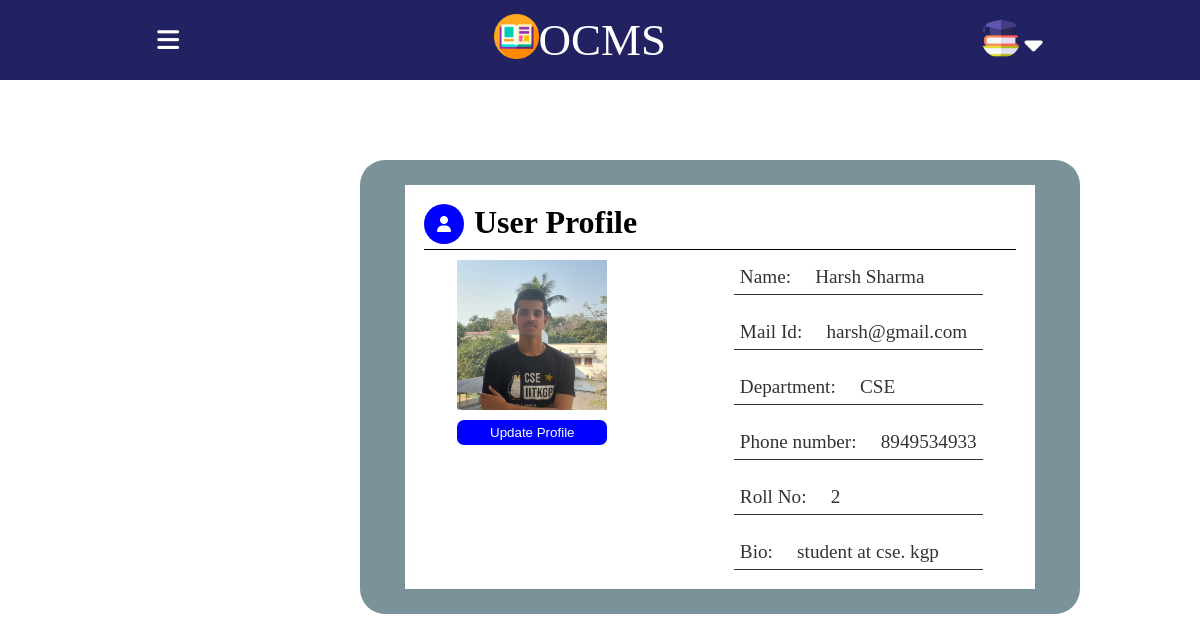
The app's page /studentProfile/ (signed in) with its own data.
### base/models.py (models this page shows, shortened)
class Student(models.Model):
    user = models.OneToOneField(User,on_delete=models.CASCADE,primary_key=True,related_name='Student')
    roll_no = models.CharField(max_length=50, null=True)
    name=models.CharField(max_length=250)
    email = models.EmailField(null=False)
    department=models.CharField(max_length=250 ,null=True)
    rooms=models.ManyToManyField(Room,related_name="student_rooms",blank=True)
    bio = models.TextField(null=True)
    phone = models.IntegerField(null=True)
    notices=models.ManyToManyField(Notice,related_name="student_notices",blank=True)
    avatar = models.ImageField(null=True, default="avatar.svg")
    class Meta:
        ordering = ['roll_no']

### base/views.py (the view)
# urls.py: path('studentProfile/',views.studentProfile,name='studentProfile'),
def studentProfile(request):
    Student_User=get_object_or_404(Student,user=request.user)
    dict={'img':Student_User.avatar,
          'roll_no':Student_User.roll_no,
          'name':Student_User.name,
          'Dep':Student_User.department,
          'mail_id':Student_User.email,
          'bio':Student_User.bio,
          'phone':Student_User.phone
          }
    return render(request,'base/studentProfile.html',dict)

### base/templates/base/studentProfile.html (shortened to what this page needs)
{% load static %}
<!DOCTYPE html>
<html lang="en">
<head>
    <link rel="stylesheet" href="{% static 'styles/ProfessorProfile.css' %}">
</head>
<body>
    <div class="nav">
        <i id="dropdown" class=" dropdown fa-solid fa-bars"></i>
     <div class="logo"><img src="{% static 'images/1414305.png' %}" class="img">
        <p style="font-size: 45px;">OCMS</p></div>
        <div class="profile">
            <img src="{% static 'images/4430487.png' %}" class="pic">
            <i class="dropdowm-icon fa-solid fa-caret-down"></i>
        </div>
    </div>
    <div class="wrapper7">
        <div class="content">
            <div class="line1">
            <div class="iconcontainer">
                <i class="myicon fa-solid fa-user fa-flip"></i>
            </div>
            <h1>User Profile</h1>
        </div>
        <div class="herocontainer">
        <div class="leftpart">
            <img src="{{img.url}}" class="userpic">
            <button id="updatebn" ><a class="a" href="{% url 'studentprofileupdate' %}">Update Profile</a></button>
        </div>
        <div class="rightpart">
          <ul>
            <li>
                <Span class="s">Name</Span>
                <span class="youwillgive">&nbsp;&nbsp;&nbsp;&nbsp;{{name}}</span>
            </li>
            <li>
                <Span class="s">Mail Id</Span>
                <span class="youwillgive">&nbsp;&nbsp;&nbsp;&nbsp;{{mail_id}}</span>
            </li>
            <li>
                <Span class="s">Department</Span>
                <span class="youwillgive">&nbsp;&nbsp;&nbsp;&nbsp;{{Dep}}</span>
            </li>
            <li>
                <Span class="s">Phone number</Span>
                <span class="youwillgive">&nbsp;&nbsp;&nbsp;&nbsp;{{phone}}</span>
            </li>
            <li>
                <Span class="s">Roll No</Span>
                <span class="youwillgive">&nbsp;&nbsp;&nbsp;&nbsp;{{roll_no}}</span>
            </li>
            <li>
                <Span class="s">Bio</Span>
                <span class="youwillgive">&nbsp;&nbsp;&nbsp;&nbsp;{{bio}}</span>
            </li>
          </ul>
        </div>
        </div>
        </div>
    </div>
</body>
</html>

### static/styles/ProfessorProfile.css (style rules this page uses)
* { margin: 0; border: 0; box-sizing: border-box; }
body { height: 100vh; width: 100vw; display: flex; flex-direction: column; }
.img { height: 45px; }
.nav { width: 100vw; height: 10vh; background-color:rgb(34, 34, 99); position: absolute; top:0; display: flex; justify-content: space-around; align-items: center; color: white; }
.pic { height: 40px; width: 40px; border-radius: 50%; }
.dropdowm-icon { position: relative; bottom:3px; font-size: 29px; color: white; }
.logo { display: flex; }
.dropdown { font-size: 25px; }
.wrapper7 { position: fixed; top:20vh; left:30vw; background-color: #7a9299; height: fit-content; padding: 25px; border-radius: 25px; width: 60vw; }
.userpic { height: 150px; width: 150px; }
.iconcontainer { height: 40px; width: 40px; background-color: blue; border-radius: 50%; display: flex; justify-content: center; align-items: center; }
.iconcontainer { color:white }
.line1 { display: flex; gap:10px; padding-bottom: 5px; border-bottom: 1px solid black; }
.content { display: flex; flex-direction: column; row-gap: 10px; background-color: white; padding:19px; margin-left: 20px; margin-right: 20px; }
.herocontainer { display: flex; gap:20px; justify-content: space-around; }
.leftpart { display: flex; flex-direction: column; row-gap: 10px; }
#updatebn { color:white; border:none; padding: 5px; background-color: blue; border-radius: 7px; }
.rightpart ul li { list-style: none; font-size: larger; border-bottom: 1px solid black; padding: 6px; opacity: 0.8; }
.rightpart ul { display: flex; flex-direction: column; row-gap: 20px; }
li { display: flex; gap:5px; }
.s::after { content:":" }
.a { text-decoration: none; color: white; }

### records on screen
Student: name "Harsh Sharma", email "harsh@gmail.com", department "CSE", bio "student at cse. kgp"

### other values on screen
{{ phone }} "8949534933"
{{ roll_no }} "2"
